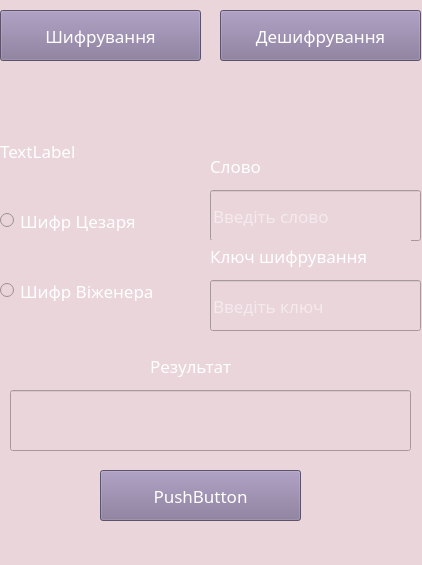
<?xml version="1.0" encoding="UTF-8"?>
<ui version="4.0">
 <class>MainWindow</class>
 <widget class="QMainWindow" name="MainWindow">
  <property name="geometry">
   <rect>
    <x>0</x>
    <y>0</y>
    <width>422</width>
    <height>565</height>
   </rect>
  </property>
  <property name="windowTitle">
   <string>MainWindow</string>
  </property>
  <property name="styleSheet">
   <string notr="true">background-color:#E9D5DA;
font: 50 13pt &quot;Yu Gothic Medium&quot;;
color:white;</string>
  </property>
  <widget class="QWidget" name="centralwidget">
   <widget class="QPushButton" name="cript">
    <property name="geometry">
     <rect>
      <x>0</x>
      <y>10</y>
      <width>201</width>
      <height>51</height>
     </rect>
    </property>
    <property name="font">
     <font>
      <family>Yu Gothic Medium</family>
      <pointsize>13</pointsize>
      <weight>6</weight>
      <italic>false</italic>
      <bold>false</bold>
     </font>
    </property>
    <property name="styleSheet">
     <string notr="true">background-color: rgb(130, 115, 151);</string>
    </property>
    <property name="text">
     <string>Шифрування</string>
    </property>
   </widget>
   <widget class="QPushButton" name="decript">
    <property name="geometry">
     <rect>
      <x>220</x>
      <y>10</y>
      <width>201</width>
      <height>51</height>
     </rect>
    </property>
    <property name="font">
     <font>
      <family>Yu Gothic Medium</family>
      <pointsize>13</pointsize>
      <weight>6</weight>
      <italic>false</italic>
      <bold>false</bold>
     </font>
    </property>
    <property name="styleSheet">
     <string notr="true">background-color: rgb(130, 115, 151);</string>
    </property>
    <property name="text">
     <string>Дешифрування</string>
    </property>
   </widget>
   <widget class="QRadioButton" name="cesar">
    <property name="geometry">
     <rect>
      <x>0</x>
      <y>210</y>
      <width>201</width>
      <height>21</height>
     </rect>
    </property>
    <property name="font">
     <font>
      <family>Yu Gothic Medium</family>
      <pointsize>13</pointsize>
      <weight>6</weight>
      <italic>false</italic>
      <bold>false</bold>
     </font>
    </property>
    <property name="text">
     <string>Шифр Цезаря</string>
    </property>
   </widget>
   <widget class="QRadioButton" name="vinjern">
    <property name="geometry">
     <rect>
      <x>0</x>
      <y>280</y>
      <width>201</width>
      <height>21</height>
     </rect>
    </property>
    <property name="font">
     <font>
      <family>Yu Gothic Medium</family>
      <pointsize>13</pointsize>
      <weight>6</weight>
      <italic>false</italic>
      <bold>false</bold>
     </font>
    </property>
    <property name="text">
     <string>Шифр Віженера</string>
    </property>
   </widget>
   <widget class="QLabel" name="type">
    <property name="geometry">
     <rect>
      <x>0</x>
      <y>130</y>
      <width>211</width>
      <height>41</height>
     </rect>
    </property>
    <property name="font">
     <font>
      <family>Yu Gothic Medium</family>
      <pointsize>13</pointsize>
      <weight>6</weight>
      <italic>false</italic>
      <bold>false</bold>
     </font>
    </property>
    <property name="text">
     <string>TextLabel</string>
    </property>
   </widget>
   <widget class="QLineEdit" name="word">
    <property name="geometry">
     <rect>
      <x>210</x>
      <y>190</y>
      <width>211</width>
      <height>51</height>
     </rect>
    </property>
    <property name="font">
     <font>
      <family>Yu Gothic Medium</family>
      <pointsize>13</pointsize>
      <weight>6</weight>
      <italic>false</italic>
      <bold>false</bold>
     </font>
    </property>
    <property name="styleSheet">
     <string notr="true"/>
    </property>
    <property name="placeholderText">
     <string>Введіть слово</string>
    </property>
   </widget>
   <widget class="QLineEdit" name="lineEdit_2">
    <property name="geometry">
     <rect>
      <x>210</x>
      <y>280</y>
      <width>211</width>
      <height>51</height>
     </rect>
    </property>
    <property name="font">
     <font>
      <family>Yu Gothic Medium</family>
      <pointsize>13</pointsize>
      <weight>6</weight>
      <italic>false</italic>
      <bold>false</bold>
     </font>
    </property>
    <property name="placeholderText">
     <string>Введіть ключ</string>
    </property>
   </widget>
   <widget class="QLineEdit" name="result">
    <property name="geometry">
     <rect>
      <x>10</x>
      <y>390</y>
      <width>401</width>
      <height>61</height>
     </rect>
    </property>
    <property name="font">
     <font>
      <family>Yu Gothic Medium</family>
      <pointsize>13</pointsize>
      <weight>6</weight>
      <italic>false</italic>
      <bold>false</bold>
     </font>
    </property>
   </widget>
   <widget class="QLabel" name="labelWord">
    <property name="geometry">
     <rect>
      <x>210</x>
      <y>150</y>
      <width>201</width>
      <height>31</height>
     </rect>
    </property>
    <property name="font">
     <font>
      <family>Yu Gothic Medium</family>
      <pointsize>13</pointsize>
      <weight>6</weight>
      <italic>false</italic>
      <bold>false</bold>
     </font>
    </property>
    <property name="text">
     <string>Слово</string>
    </property>
   </widget>
   <widget class="QLabel" name="labelKey">
    <property name="geometry">
     <rect>
      <x>210</x>
      <y>240</y>
      <width>201</width>
      <height>31</height>
     </rect>
    </property>
    <property name="font">
     <font>
      <family>Yu Gothic Medium</family>
      <pointsize>13</pointsize>
      <weight>6</weight>
      <italic>false</italic>
      <bold>false</bold>
     </font>
    </property>
    <property name="text">
     <string>Ключ шифрування</string>
    </property>
   </widget>
   <widget class="QPushButton" name="doResult">
    <property name="geometry">
     <rect>
      <x>100</x>
      <y>470</y>
      <width>201</width>
      <height>51</height>
     </rect>
    </property>
    <property name="font">
     <font>
      <family>Yu Gothic Medium</family>
      <pointsize>13</pointsize>
      <weight>6</weight>
      <italic>false</italic>
      <bold>false</bold>
     </font>
    </property>
    <property name="styleSheet">
     <string notr="true">background-color: rgb(130, 115, 151);</string>
    </property>
    <property name="text">
     <string>PushButton</string>
    </property>
   </widget>
   <widget class="QLabel" name="label">
    <property name="geometry">
     <rect>
      <x>150</x>
      <y>350</y>
      <width>111</width>
      <height>31</height>
     </rect>
    </property>
    <property name="font">
     <font>
      <family>Yu Gothic Medium</family>
      <pointsize>13</pointsize>
      <weight>6</weight>
      <italic>false</italic>
      <bold>false</bold>
     </font>
    </property>
    <property name="text">
     <string>Результат</string>
    </property>
   </widget>
  </widget>
  <widget class="QStatusBar" name="statusbar"/>
 </widget>
 <resources/>
 <connections/>
</ui>
